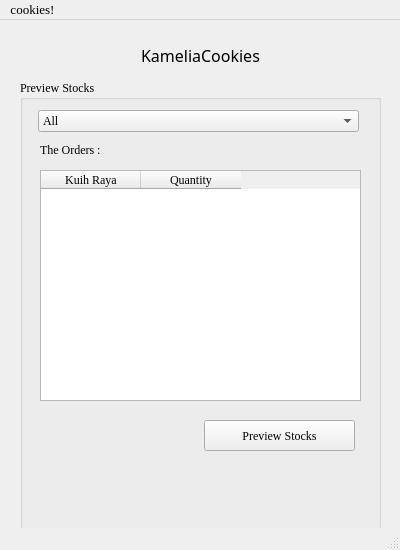
<?xml version="1.0" encoding="UTF-8"?>
<ui version="4.0">
 <class>PreviewStocksW5</class>
 <widget class="QMainWindow" name="PreviewStocksW5">
  <property name="geometry">
   <rect>
    <x>0</x>
    <y>0</y>
    <width>400</width>
    <height>550</height>
   </rect>
  </property>
  <property name="windowTitle">
   <string>MainWindow</string>
  </property>
  <widget class="QWidget" name="centralwidget">
   <widget class="QLabel" name="label">
    <property name="geometry">
     <rect>
      <x>120</x>
      <y>10</y>
      <width>161</width>
      <height>51</height>
     </rect>
    </property>
    <property name="font">
     <font>
      <family>Lucida Handwriting</family>
      <pointsize>12</pointsize>
     </font>
    </property>
    <property name="text">
     <string>KameliaCookies</string>
    </property>
    <property name="alignment">
     <set>Qt::AlignCenter</set>
    </property>
    <property name="wordWrap">
     <bool>false</bool>
    </property>
   </widget>
   <widget class="QGroupBox" name="groupBox">
    <property name="geometry">
     <rect>
      <x>20</x>
      <y>60</y>
      <width>361</width>
      <height>451</height>
     </rect>
    </property>
    <property name="font">
     <font>
      <family>Georgia</family>
     </font>
    </property>
    <property name="title">
     <string>Preview Stocks</string>
    </property>
    <widget class="QLabel" name="label_12">
     <property name="geometry">
      <rect>
       <x>20</x>
       <y>60</y>
       <width>102</width>
       <height>19</height>
      </rect>
     </property>
     <property name="text">
      <string>The Orders :</string>
     </property>
     <property name="alignment">
      <set>Qt::AlignLeading|Qt::AlignLeft|Qt::AlignVCenter</set>
     </property>
    </widget>
    <widget class="QComboBox" name="ChosenKuihW5">
     <property name="geometry">
      <rect>
       <x>18</x>
       <y>30</y>
       <width>321</width>
       <height>22</height>
      </rect>
     </property>
     <item>
      <property name="text">
       <string>All</string>
      </property>
     </item>
     <item>
      <property name="text">
       <string>Almond_London</string>
      </property>
     </item>
     <item>
      <property name="text">
       <string>Cookies</string>
      </property>
     </item>
     <item>
      <property name="text">
       <string>Cornflakes_Crunchy</string>
      </property>
     </item>
     <item>
      <property name="text">
       <string>Dahlia</string>
      </property>
     </item>
     <item>
      <property name="text">
       <string>Makmur</string>
      </property>
     </item>
     <item>
      <property name="text">
       <string>Rainbow</string>
      </property>
     </item>
     <item>
      <property name="text">
       <string>Red_Pearl</string>
      </property>
     </item>
     <item>
      <property name="text">
       <string>Semperit</string>
      </property>
     </item>
     <item>
      <property name="text">
       <string>Suji</string>
      </property>
     </item>
     <item>
      <property name="text">
       <string>Tart_Nenas</string>
      </property>
     </item>
    </widget>
    <widget class="QTableWidget" name="tableWidget">
     <property name="geometry">
      <rect>
       <x>20</x>
       <y>90</y>
       <width>321</width>
       <height>231</height>
      </rect>
     </property>
     <property name="font">
      <font>
       <family>Georgia</family>
      </font>
     </property>
     <column>
      <property name="text">
       <string>Kuih Raya</string>
      </property>
     </column>
     <column>
      <property name="text">
       <string>Quantity</string>
      </property>
     </column>
    </widget>
    <widget class="QPushButton" name="PreviewStocksW5Button">
     <property name="geometry">
      <rect>
       <x>184</x>
       <y>340</y>
       <width>151</width>
       <height>31</height>
      </rect>
     </property>
     <property name="text">
      <string>Preview Stocks</string>
     </property>
    </widget>
   </widget>
  </widget>
  <widget class="QMenuBar" name="menubar">
   <property name="geometry">
    <rect>
     <x>0</x>
     <y>0</y>
     <width>400</width>
     <height>22</height>
    </rect>
   </property>
   <property name="font">
    <font>
     <family>Georgia</family>
     <pointsize>10</pointsize>
    </font>
   </property>
   <property name="layoutDirection">
    <enum>Qt::LeftToRight</enum>
   </property>
   <widget class="QMenu" name="menulist_kuih_raya">
    <property name="title">
     <string>cookies!</string>
    </property>
    <addaction name="actionlist_kuih_raya"/>
    <addaction name="actionnew_order"/>
    <addaction name="actionupdate_order"/>
    <addaction name="actionpreview_order"/>
    <addaction name="actionpreview_stocks"/>
   </widget>
   <addaction name="menulist_kuih_raya"/>
  </widget>
  <widget class="QStatusBar" name="statusbar"/>
  <action name="actionnew_customer">
   <property name="checkable">
    <bool>false</bool>
   </property>
   <property name="checked">
    <bool>false</bool>
   </property>
   <property name="text">
    <string>new customer</string>
   </property>
   <property name="shortcutContext">
    <enum>Qt::ApplicationShortcut</enum>
   </property>
   <property name="autoRepeat">
    <bool>false</bool>
   </property>
   <property name="menuRole">
    <enum>QAction::ApplicationSpecificRole</enum>
   </property>
   <property name="shortcutVisibleInContextMenu">
    <bool>false</bool>
   </property>
  </action>
  <action name="actionexisting_customer">
   <property name="text">
    <string>existing customer</string>
   </property>
  </action>
  <action name="actionlist_kuih_raya">
   <property name="text">
    <string>list kuih raya</string>
   </property>
  </action>
  <action name="actionnew_order">
   <property name="text">
    <string>new order</string>
   </property>
  </action>
  <action name="actionupdate_order">
   <property name="text">
    <string>update order</string>
   </property>
  </action>
  <action name="actionpreview_order">
   <property name="text">
    <string>preview order</string>
   </property>
  </action>
  <action name="actionpreview_stocks">
   <property name="text">
    <string>preview stocks</string>
   </property>
  </action>
 </widget>
 <resources>
  <include location="../../../Pictures/image.qrc"/>
 </resources>
 <connections/>
</ui>
